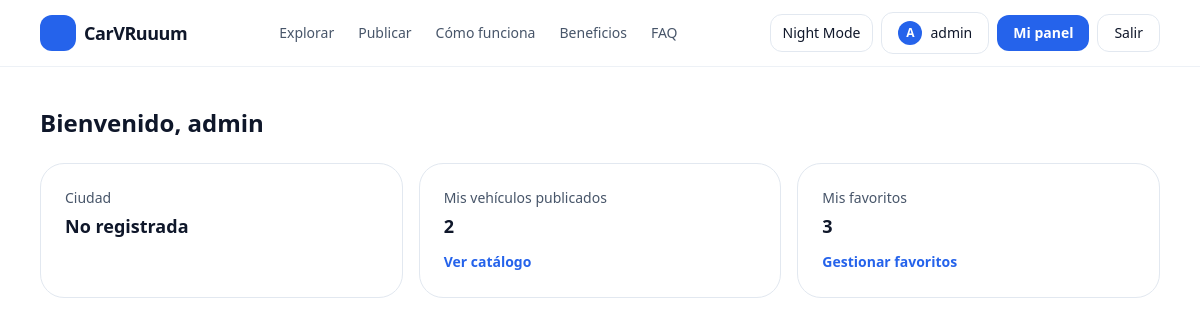
The app's page /home/ (signed in), older data.
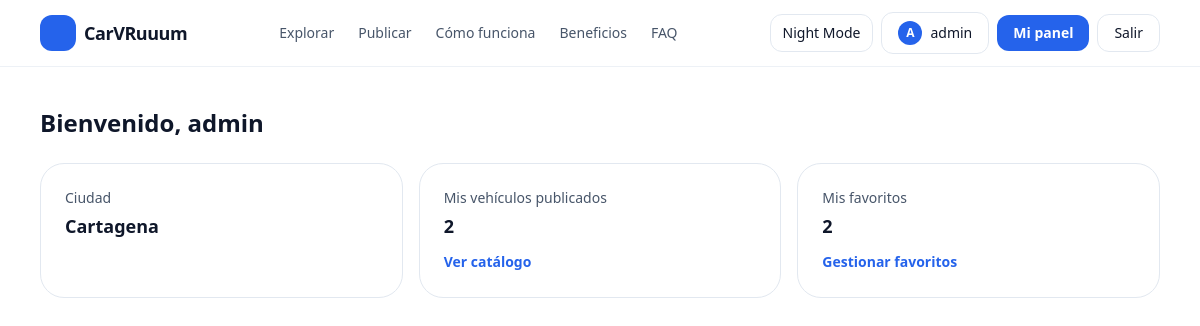
The same page, newer data.
### account/models.py (models this page shows, shortened)
class Profile(models.Model):
    user = models.OneToOneField(User, on_delete=models.CASCADE, related_name="profile")
    telefono = models.CharField(max_length=20, blank=True, null=True)
    ciudad = models.CharField(max_length=50, choices=CIUDADES_COLOMBIA, blank=True, null=True)

### account/views.py (the view)
# urls.py: path("home/", views.home, name="home"),
@login_required
def home(request):
    profile = getattr(request.user, "profile", None)
    my_cars_count      = Car.objects.filter(owner=request.user).count()
    my_favorites_count = Favorite.objects.filter(user=request.user).count()
    return render(request, "account/home.html", {
        "username":           request.user.username,
        "ciudad":             profile.ciudad if profile else None,
        "my_cars_count":      my_cars_count,
        "my_favorites_count": my_favorites_count,
    })

### account/templates/account/home.html (shortened to what this page needs)
{% extends "base.html" %}
{% block content %}
<section class="mx-auto max-w-6xl px-4 py-10">
  <h1 class="text-2xl font-bold">Bienvenido, {{ username }}</h1>
  <div class="mt-6 grid gap-4 md:grid-cols-3">
    <div class="rounded-3xl border border-slate-200 p-6 dark:border-slate-800">
      <p class="text-sm text-slate-600 dark:text-slate-300">Ciudad</p>
      <p class="mt-1 text-lg font-semibold">
        {% if ciudad %}{{ ciudad }}{% else %}No registrada{% endif %}
      </p>
    </div>
    <div class="rounded-3xl border border-slate-200 p-6 dark:border-slate-800">
      <p class="text-sm text-slate-600 dark:text-slate-300">Mis vehículos publicados</p>
      <p class="mt-1 text-lg font-semibold">{{ my_cars_count }}</p>
      <a href="/cars/" class="mt-3 inline-flex text-sm font-semibold text-blue-600 hover:underline dark:text-blue-400">
        Ver catálogo
      </a>
    </div>
    <div class="rounded-3xl border border-slate-200 p-6 dark:border-slate-800">
      <p class="text-sm text-slate-600 dark:text-slate-300">Mis favoritos</p>
      <p class="mt-1 text-lg font-semibold">{{ my_favorites_count }}</p>
      <a href="/cars/favorites/" class="mt-3 inline-flex text-sm font-semibold text-blue-600 hover:underline dark:text-blue-400">
        Gestionar favoritos
      </a>
    </div>
  </div>
</section>
{% endblock %}

Row changes from the older to the newer data that the page shows:
now on this page (row edited): Profile: ciudad "Cartagena"
Text that changed along with them:
{{ my_favorites_count }}: "3" → "2"
text no longer shown: "No registrada"
